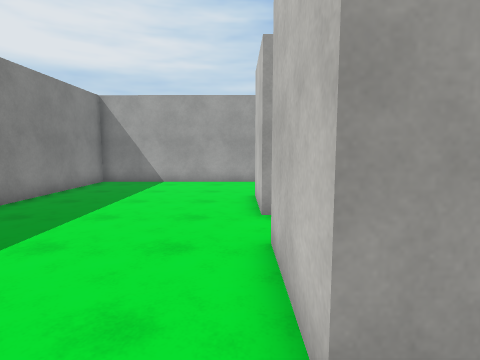
view 1 (above)

12 first-person views from a walk through a 3-D level made in the Unity game engine. The camera is 1.5 m above the floor, tilts 6° down and sees 80° across. The floor is counted in squares, 1 m on a side. Each view is taken from the middle of a square. On the plan, view 1 faces up. The plan holds only what a view shows up to about 14 squares ahead; the rest is blank. The place goes on beyond the plan. The player character is not drawn. Surface patterns are stand-ins for the level's own textures.

view 2
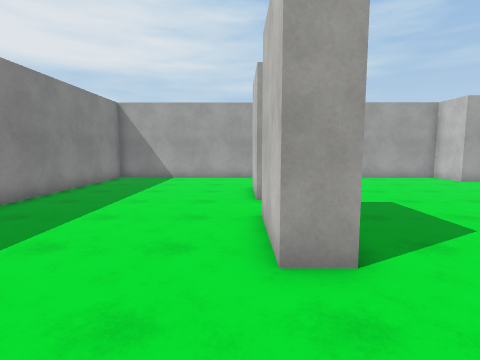

view 3
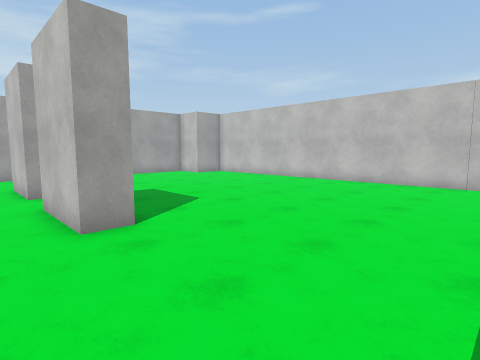

view 4
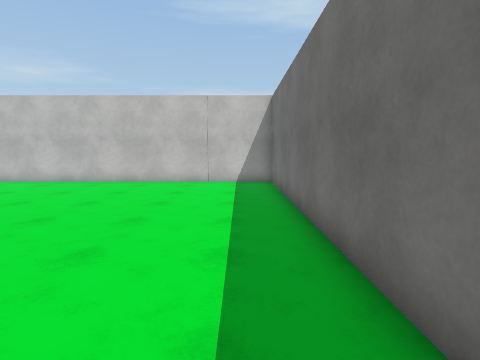

view 5
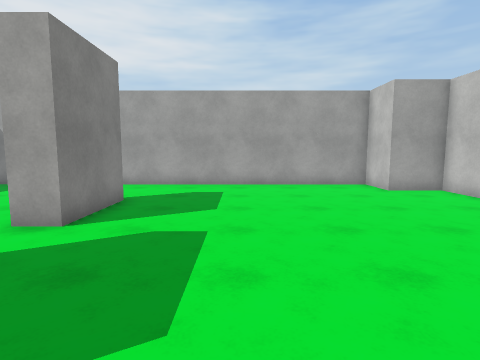

view 6
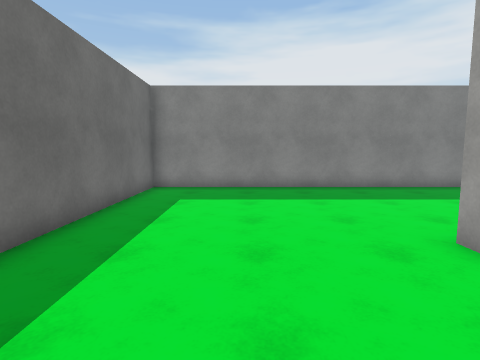

view 7
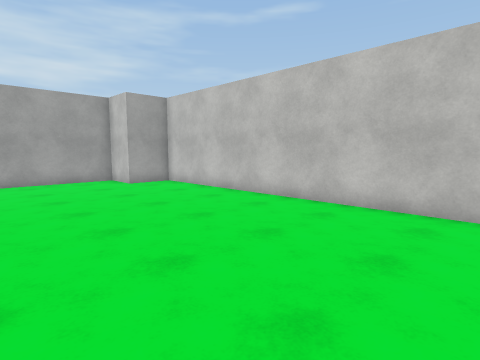

view 8
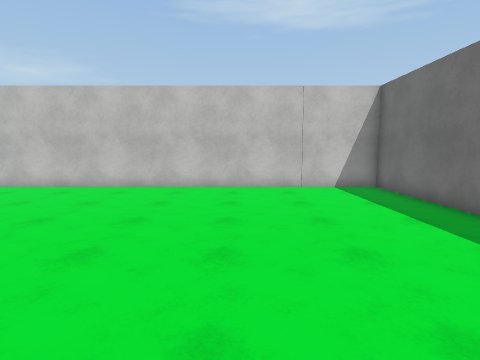

view 9
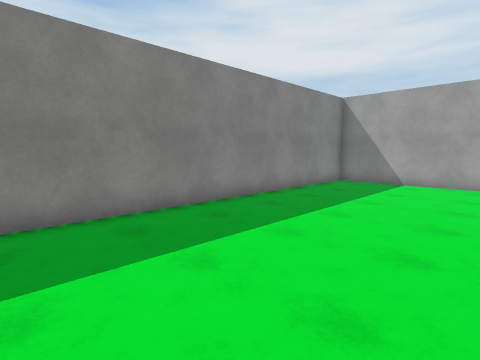

view 10
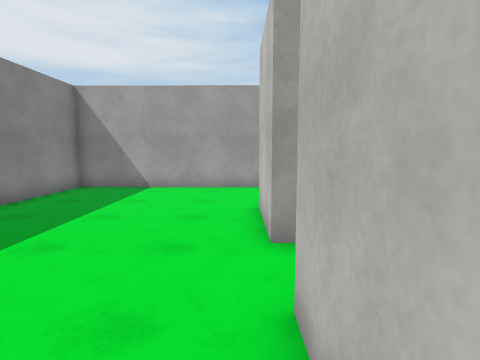

view 11
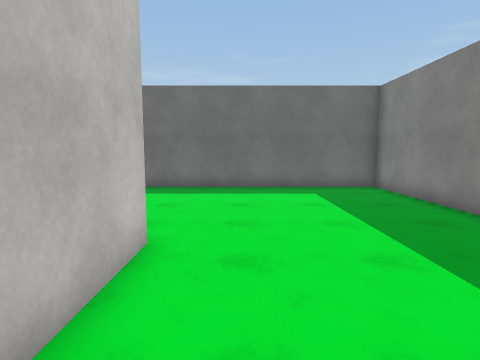

view 12
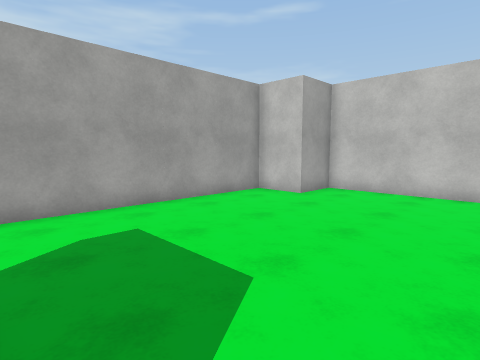

### Floor plan
Points are (right, up) in squares from view 1. A wall is a line through its corners. A room is listed if a view was taken in it or the views show most of it. See-through windows are left out.
Room 1 (views 1, 2, 3, 4, 5, 6, 7, 8, 9, 10, 11, 12)
walls: (1.6, 1.5) (0.5, 1.5) (0.5, 4.5); (1.5, 9.5) (1.5, 6.5) (0.5, 6.5) (0.5, 9.5); (10.5, 11.5) (10.5, 13.4) (-6.5, 13.5) (-6.5, -5.5) (12.5, -5.5) (12.5, 11.5) (10.5, 11.5)

Where each view was taken, in squares from view 1:
view 1: 0 up, 0 right, facing up
view 2: 2 down, 0 right, facing up
view 3: 4 down, 1 left, facing up-right
view 4: 4 down, 1 left, facing right
view 5: 1 up, 5 right, facing up
view 6: 2 down, 5 right, facing left
view 7: 1 down, 5 right, facing up-right
view 8: 0 up, 1 right, facing right
view 9: 0 up, 0 right, facing up-left
view 10: 2 up, 0 right, facing up
view 11: 6 up, 1 left, facing down
view 12: 6 up, 2 right, facing up-right
